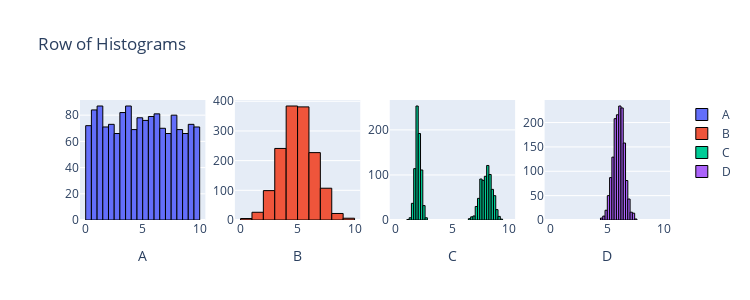

The code cell stored with this chart in its notebook:
### Markdown cell above
Question 4
Run the code below and look at the resulting figure of distrubutions and then answer the following questions
1. Which datasets have similar means and similar variances
2. Which datasets have similar means but quite different variances
3. Which datasets have similar variances but quite different means
4. Which datasets have quite different means and quite different variances

### Code cell
from scipy import stats
import plotly.graph_objects as go
from plotly.subplots import make_subplots
import numpy as np

n = 1500
data1 = stats.uniform.rvs(0, 10, size=n)
data2 = stats.norm.rvs(5, 1.5, size=n)
data3 = np.r_[stats.norm.rvs(2, 0.25, size=int(n/2)), stats.norm.rvs(8, 0.5, size=int(n/2))]
data4 = stats.norm.rvs(6, 0.5, size=n)

fig = make_subplots(rows=1, cols=4)

fig.add_trace(go.Histogram(x=data1, name='A', nbinsx=30, marker=dict(line=dict(color='black', width=1))), row=1, col=1)
fig.add_trace(go.Histogram(x=data2, name='B', nbinsx=15, marker=dict(line=dict(color='black', width=1))), row=1, col=2)
fig.add_trace(go.Histogram(x=data3, name='C', nbinsx=45, marker=dict(line=dict(color='black', width=1))), row=1, col=3)
fig.add_trace(go.Histogram(x=data4, name='D', nbinsx=15, marker=dict(line=dict(color='black', width=1))), row=1, col=4)

fig.update_layout(height=300, width=750, title_text="Row of Histograms")
fig.update_xaxes(title_text="A", row=1, col=1)
fig.update_xaxes(title_text="B", row=1, col=2)
fig.update_xaxes(title_text="C", row=1, col=3)
fig.update_xaxes(title_text="D", row=1, col=4)
fig.update_xaxes(range=[-0.5, 10.5])

for trace in fig.data:
    trace.xbins = dict(start=0, end=10)
    
# This code was produced by just making requests to Microsoft Copilot
# https://github.com/pointOfive/stat130chat130/blob/main/CHATLOG/wk3/COP/SLS/0001_concise_makeAplotV1.md

fig.show() # USE `fig.show(renderer="png")` FOR ALL GitHub and MarkUs SUBMISSIONS

### Figure 1 — Plotly figure (JSON) as saved in the notebook; plotly's stock layout.template omitted (floating-point values rounded to 4 significant figures; data arrays with more than 128 entries replaced by an {"elided": "..."} marker saying what was removed)
{"data": [{"marker": {"line": {"color": "black", "width": 1}}, "name": "A", "nbinsx": 30, "type": "histogram", "x": {"elided": "1500 float values"}, "xaxis": "x", "xbins": {"end": 10, "start": 0}, "yaxis": "y"}, {"marker": {"line": {"color": "black", "width": 1}}, "name": "B", "nbinsx": 15, "type": "histogram", "x": {"elided": "1500 float values"}, "xaxis": "x2", "xbins": {"end": 10, "start": 0}, "yaxis": "y2"}, {"marker": {"line": {"color": "black", "width": 1}}, "name": "C", "nbinsx": 45, "type": "histogram", "x": {"elided": "1500 float values"}, "xaxis": "x3", "xbins": {"end": 10, "start": 0}, "yaxis": "y3"}, {"marker": {"line": {"color": "black", "width": 1}}, "name": "D", "nbinsx": 15, "type": "histogram", "x": {"elided": "1500 float values"}, "xaxis": "x4", "xbins": {"end": 10, "start": 0}, "yaxis": "y4"}], "layout": {"height": 300, "title": {"text": "Row of Histograms"}, "width": 750, "xaxis": {"anchor": "y", "domain": [0, 0.2125], "range": [-0.5, 10.5], "title": {"text": "A"}}, "xaxis2": {"anchor": "y2", "domain": [0.2625, 0.475], "range": [-0.5, 10.5], "title": {"text": "B"}}, "xaxis3": {"anchor": "y3", "domain": [0.525, 0.7375], "range": [-0.5, 10.5], "title": {"text": "C"}}, "xaxis4": {"anchor": "y4", "domain": [0.7875, 1], "range": [-0.5, 10.5], "title": {"text": "D"}}, "yaxis": {"anchor": "x", "domain": [0, 1]}, "yaxis2": {"anchor": "x2", "domain": [0, 1]}, "yaxis3": {"anchor": "x3", "domain": [0, 1]}, "yaxis4": {"anchor": "x4", "domain": [0, 1]}}}
